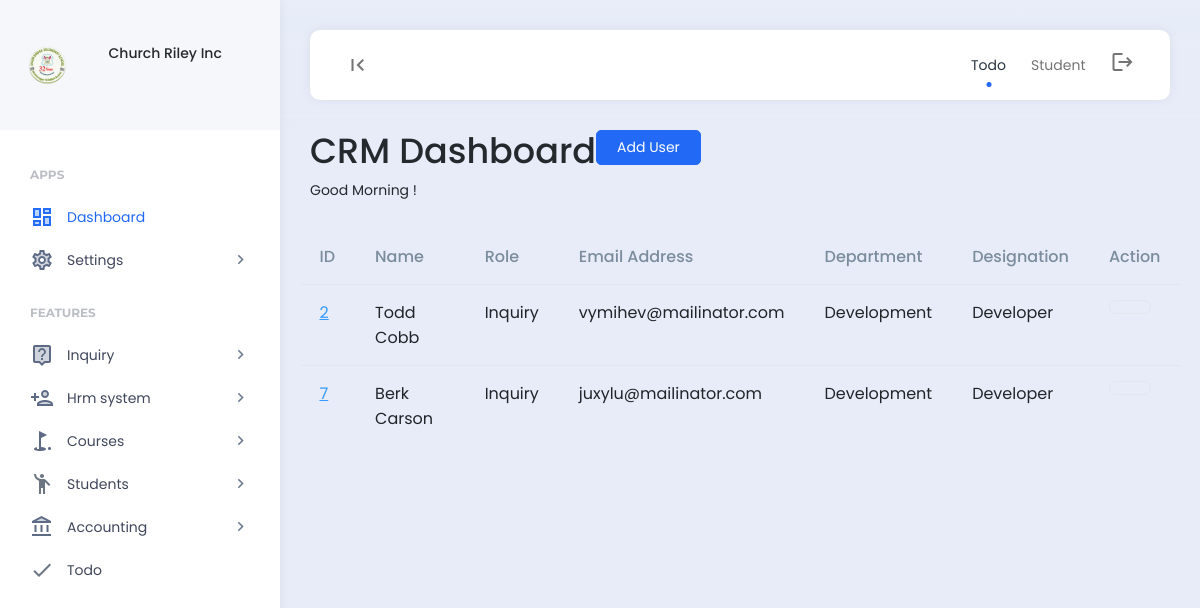
The page /company_user/ (signed in) on the database its author committed.
### features/models.py (models this page shows, shortened)
class Company(models.Model):
    company_name = models.CharField(max_length=255)
    company_address = models.CharField(max_length=255)
    company_email = models.CharField(max_length=255)
    company_contact_number = models.CharField(max_length=255)
    company_logo = models.ImageField(upload_to='company_images/')
    payment_terms = models.TextField()
    created = models.DateField(auto_now_add=True)
    class Meta:
        verbose_name_plural = "03. Company Setup"

### hrm/models.py (models this page shows, shortened)
class Employee(models.Model):
    department = models.ForeignKey(Department, on_delete=models.SET_NULL,null=True)
    designation = models.ForeignKey(Designation, on_delete=models.SET_NULL,null=True)
    user = models.OneToOneField(User, on_delete=models.CASCADE)
    permission = models.ForeignKey(Permission,on_delete=models.SET_NULL,null=True, blank=True)
    code = models.CharField(max_length=100,null=True, blank=True)
    email = models.CharField(max_length=200,null=True, blank=True)
    contact = models.CharField(max_length=200,null=True, blank=True)
    address = models.CharField(max_length=200,null=True, blank=True)
    emp_salary = models.CharField(max_length=200,null=True, blank=True)
    emp_password = models.CharField(max_length=200,null=True, blank=True)
    date_joined = models.DateTimeField(null=True, blank=True)
    date_modified = models.DateTimeField(auto_now=True)
    created = models.DateTimeField(auto_now_add=True)
    class Meta:
        verbose_name_plural = "01. Employees"

class Department(models.Model):
    department = models.CharField(max_length=255)
    def __str__(self):
        return self.department
    class Meta:
        verbose_name_plural = "05. Department"

class Designation(models.Model):
    department = models.ForeignKey(Department, on_delete=models.CASCADE)
    designation = models.CharField(max_length=255)
    def __str__(self):
        return self.designation
    class Meta:
        verbose_name_plural = "05. Designation"

### account/models.py (models this page shows, shortened)
class Permission(models.Model):
    role = models.OneToOneField(Role, on_delete=models.CASCADE)
    create_finance = models.BooleanField(default=0)
    read_finance = models.BooleanField(default=0)
    update_finance = models.BooleanField(default=0)
    delete_finance = models.BooleanField(default=0)
    manage_finance = models.BooleanField(default=0)
    manage_company = models.BooleanField(default=0)
    create_account = models.BooleanField(default=0)
    read_account = models.BooleanField(default=0)
    update_account = models.BooleanField(default=0)
    delete_account = models.BooleanField(default=0)
    manage_account = models.BooleanField(default=0)
    create_leads = models.BooleanField(default=0)
    read_leads = models.BooleanField(default=0)
    update_leads = models.BooleanField(default=0)
    delete_leads = models.BooleanField(default=0)
    manage_leads = models.BooleanField(default=0)
    manage_leads = models.BooleanField(default=0)
    create_hrm = models.BooleanField(default=0)
    read_hrm = models.BooleanField(default=0)
    update_hrm = models.BooleanField(default=0)
    delete_hrm = models.BooleanField(default=0)
    manage_hrm = models.BooleanField(default=0)
    create_course = models.BooleanField(default=0)
    read_course = models.BooleanField(default=0)
    update_course = models.BooleanField(default=0)
    delete_course = models.BooleanField(default=0)
    manage_course = models.BooleanField(default=0)
    create_student = models.BooleanField(default=0)
    read_student = models.BooleanField(default=0)
    update_student = models.BooleanField(default=0)
    delete_student = models.BooleanField(default=0)
    manage_student = models.BooleanField(default=0)
    create_inquiry = models.BooleanField(default=0)
    read_inquiry = models.BooleanField(default=0)
    update_inquiry = models.BooleanField(default=0)
    delete_inquiry = models.BooleanField(default=0)
    manage_inquiry = models.BooleanField(default=0)
    def __str__(self):
        return self.role.role
    class Meta:
        verbose_name_plural = "02. Permissions"

class Role(models.Model):
    role = models.CharField(max_length=255)
    class Meta:
        verbose_name_plural = "01. Role"

### account/views.py (the view)
# urls.py: path("company_user/", views.company_user, name="company_user"),
def company_user(request):
    if 'read_account' in custom_data_views(request):
        company_users = Employee.objects.all()
        roles = Role.objects.all()
        context = {
            'company_users':company_users,
            'roles':roles,
        }
        return render (request,'account/company_user.html',context)
    else:
        messages.info(request, "Unauthorized access.")
        return redirect('home')

### templates/account/company_user.html (shortened to what this page needs)
{% load static %}{% include 'header.html' %}
<div class="app-content">
    <div class="content-wrapper">
		<div class="hk-pg-header">
			<div class="d-flex">
				<div class="d-flex flex-wrap justify-content-between flex-1">
					<div class="mb-md-0 mb-2 me-8">
						<div class="d-flex align-items-center">
							<h1 class="pg-title">CRM Dashboard</h1>
						</div>
						<p id="greeting"></p>
					</div>
					{% if 'create_account' in permissions %}
					<div class="pg-header-action-wrap">
						<a href="{% url 'add_employee' %}"><button class="btn btn-primary" >Add User</button></a>
					</div>
					{% endif %}
				</div>
			</div>
		</div>
		<div class="invoice-body mt-3">
			<div class="row">
				<table id="datable_1" class="table nowrap w-100 mb-5">
					<thead>
						<tr>
							<th>ID</th>
							<th>Name</th>
							<th>Role</th>
							<th>Email Address</th>
							<th>Department</th>
							<th>Designation</th>
							<th>Action</th>
						</tr>
					</thead>
					<tbody>
						{% for company_users in company_users %}
						<tr>
							<td><a href="#" class="table-link-text link-high-em">{{company_users.id}}</a></td>
							<td>{{company_users.user.first_name}} {{company_users.user.last_name}}</td>
							<td>{{company_users.permission}}</td>
							<td>{{company_users.email}}</td>
							<td>{{company_users.department}}</td>
							<td>{{company_users.designation}}</td>
							<td>
                                <div class="d-flex align-items-center">
                                    <div class="d-flex">
                                        {% if 'update_hrm' in permissions %}
										<a class="btn btn-icon btn-flush-dark btn-rounded flush-soft-hover" data-bs-toggle="tooltip" data-bs-placement="top" title="" data-bs-original-title="Edit" href="{% url 'edit_employee' id=company_users.id %}"><span class="icon"><span class="feather-icon"></span></span></a>
                                        {% endif %}
                                    </div>
                                </div>
                            </td>
						</tr>
						{% endfor %}
					</tbody>
				</table>
			</div>
		</div>
	</div>
</div>
{% include 'footer.html' %}

### templates/header.html (shortened to what this page needs)
{% load static %}
<body>
    {% include 'nav_links.html' %}
    <div class="app align-content-stretch d-flex flex-wrap">
        <div class="app-sidebar">
            <div class="logo d-flex align-items-center">
                <div class="row">
                    <div class="col-2">
                        <img src="{{company.company_logo.url}}" height="40">
                    </div>
                    <div class="col-2"></div>
                    <div class="col-8">
                        <div class="sidebar-user-switcher user-activity-online">
                            <h6>{{company.company_name}}</h6>
                        </div>
                    </div>
                </div>
            </div>
            <div class="app-menu">
                <ul class="accordion-menu">
                    <li class="sidebar-title">
                        Apps
                    </li>
                    <li class="active-page">
                        <a href="{% url 'home' %}" class="active"><i class="material-icons-two-tone">dashboard</i>Dashboard</a>
                    </li>
                    <li>
                        <a href=""><i class="material-icons-two-tone">settings</i>Settings<i class="material-icons has-sub-menu">keyboard_arrow_right</i></a>
                    </li>
                    <li class="sidebar-title">
                        Features
                    </li>
                    <li>
                        <a href=""><i class="material-icons-two-tone">live_help</i>Inquiry<i class="material-icons has-sub-menu">keyboard_arrow_right</i></a>
                    </li>
                    <li>
                        <a href=""><i class="material-icons-two-tone">person_add</i>Hrm system<i class="material-icons has-sub-menu">keyboard_arrow_right</i></a>
                    </li>
                    <li>
                        {% if 'read_course' in permissions %}
                        <a href=""><i class="material-icons-two-tone">golf_course</i>Courses<i class="material-icons has-sub-menu">keyboard_arrow_right</i></a>
                        {% endif %}
                    </li>
                    <li>
                        {% if 'read_student' in permissions %}
                        <a href="#"><i class="material-icons-two-tone">emoji_people</i>Students<i class="material-icons has-sub-menu">keyboard_arrow_right</i></a>
                        {% endif %}
                    </li>
                    <li>
                        {% if 'read_finance' in permissions %}
                        <a href="#"><i class="material-icons-two-tone">account_balance</i>Accounting<i class="material-icons has-sub-menu">keyboard_arrow_right</i></a>
                        {% endif %}
                    </li>
                    <li>
                        <a href="{% url 'todo' %}"><i class="material-icons-two-tone">done</i>Todo</a>
                    </li>
                </ul>
            </div>
        </div>
        <div class="app-container">
            <div class="app-header">
                <nav class="navbar navbar-light navbar-expand">
                    <div class="container-fluid">
                        <div class="navbar-nav" id="navbarNav">
                            <ul class="navbar-nav">
                                <li class="nav-item">
                                    <a class="nav-link hide-sidebar-toggle-button" href="#"><i class="material-icons">first_page</i></a>
                                </li>
                            </ul>
                        </div>
                        <div class="d-flex">
                            <ul class="navbar-nav">
                                <li class="nav-item hidden-on-mobile">
                                    <a class="nav-link active" href="{% url 'todo' %}">Todo</a>
                                </li>
                                <li class="nav-item hidden-on-mobile">
                                    <a class="nav-link" href="{% url 'student' %}">Student</a>
                                </li>
                                <li class="nav-item">
                                    <a class="nav-link" href="{% url 'logout' %}"><i class="material-icons">logout</i></a>
                                </li>
                            </ul>
                        </div>
                    </div>
                </nav>
            </div>

### rows shown on the page
Company: company_logo (picture), company_name "Church Riley Inc"
Employee: id "2", user.first_name "Todd", user.last_name "Cobb", permission "Inquiry", email "vymihev@mailinator.com", department "Development", designation "Developer"
Employee: id "7", user.first_name "Berk", user.last_name "Carson", permission "Inquiry", email "juxylu@mailinator.com", department "Development", designation "Developer"
